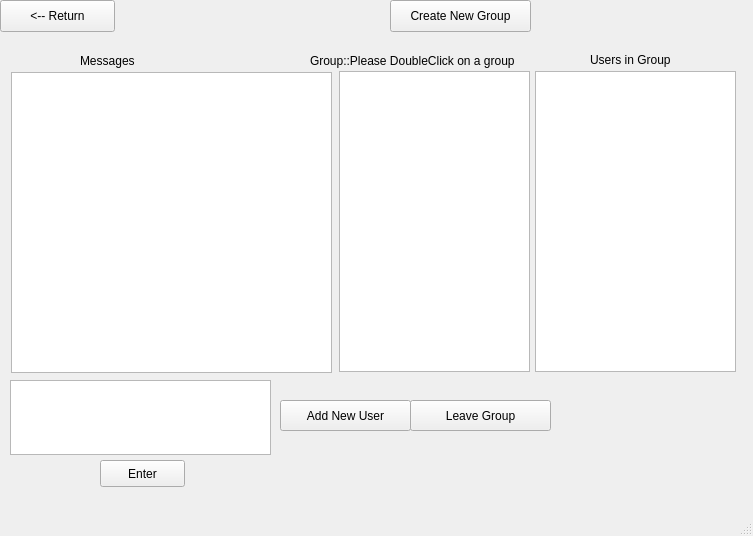
<?xml version="1.0" encoding="UTF-8"?>
<ui version="4.0">
 <class>Messaging</class>
 <widget class="QMainWindow" name="Messaging">
  <property name="geometry">
   <rect>
    <x>0</x>
    <y>0</y>
    <width>753</width>
    <height>536</height>
   </rect>
  </property>
  <property name="windowTitle">
   <string>MainWindow</string>
  </property>
  <widget class="QWidget" name="centralwidget">
   <widget class="QPushButton" name="pushButton">
    <property name="geometry">
     <rect>
      <x>0</x>
      <y>0</y>
      <width>115</width>
      <height>32</height>
     </rect>
    </property>
    <property name="text">
     <string>&lt;-- Return</string>
    </property>
   </widget>
   <widget class="QLabel" name="firstname">
    <property name="geometry">
     <rect>
      <x>80</x>
      <y>50</y>
      <width>71</width>
      <height>21</height>
     </rect>
    </property>
    <property name="text">
     <string>Messages</string>
    </property>
   </widget>
   <widget class="QPushButton" name="pushButton_2">
    <property name="geometry">
     <rect>
      <x>390</x>
      <y>0</y>
      <width>141</width>
      <height>32</height>
     </rect>
    </property>
    <property name="text">
     <string>Create New Group</string>
    </property>
   </widget>
   <widget class="QPushButton" name="DeleteButton">
    <property name="geometry">
     <rect>
      <x>410</x>
      <y>400</y>
      <width>141</width>
      <height>31</height>
     </rect>
    </property>
    <property name="text">
     <string>Leave Group</string>
    </property>
   </widget>
   <widget class="QPushButton" name="AddUserButton">
    <property name="geometry">
     <rect>
      <x>280</x>
      <y>400</y>
      <width>131</width>
      <height>31</height>
     </rect>
    </property>
    <property name="text">
     <string>Add New User</string>
    </property>
   </widget>
   <widget class="QLabel" name="errorBox">
    <property name="geometry">
     <rect>
      <x>280</x>
      <y>450</y>
      <width>261</width>
      <height>16</height>
     </rect>
    </property>
    <property name="text">
     <string/>
    </property>
   </widget>
   <widget class="QTextEdit" name="newMessageEdit">
    <property name="geometry">
     <rect>
      <x>10</x>
      <y>380</y>
      <width>261</width>
      <height>75</height>
     </rect>
    </property>
   </widget>
   <widget class="QLabel" name="firstname_2">
    <property name="geometry">
     <rect>
      <x>310</x>
      <y>50</y>
      <width>241</width>
      <height>21</height>
     </rect>
    </property>
    <property name="text">
     <string>Group::Please DoubleClick on a group</string>
    </property>
   </widget>
   <widget class="QListWidget" name="GrouplistWidget">
    <property name="geometry">
     <rect>
      <x>339</x>
      <y>71</y>
      <width>191</width>
      <height>301</height>
     </rect>
    </property>
    <property name="alternatingRowColors">
     <bool>true</bool>
    </property>
    <property name="selectionRectVisible">
     <bool>false</bool>
    </property>
   </widget>
   <widget class="QTextBrowser" name="pastMessageView">
    <property name="geometry">
     <rect>
      <x>11</x>
      <y>72</y>
      <width>321</width>
      <height>301</height>
     </rect>
    </property>
    <property name="sizeAdjustPolicy">
     <enum>QAbstractScrollArea::AdjustIgnored</enum>
    </property>
   </widget>
   <widget class="QPushButton" name="EnterButton">
    <property name="geometry">
     <rect>
      <x>100</x>
      <y>460</y>
      <width>85</width>
      <height>27</height>
     </rect>
    </property>
    <property name="text">
     <string>Enter</string>
    </property>
   </widget>
   <widget class="QTextBrowser" name="userList">
    <property name="geometry">
     <rect>
      <x>535</x>
      <y>71</y>
      <width>201</width>
      <height>301</height>
     </rect>
    </property>
   </widget>
   <widget class="QLabel" name="label">
    <property name="geometry">
     <rect>
      <x>590</x>
      <y>50</y>
      <width>111</width>
      <height>20</height>
     </rect>
    </property>
    <property name="text">
     <string>Users in Group</string>
    </property>
   </widget>
   <zorder>EnterButton</zorder>
   <zorder>firstname</zorder>
   <zorder>pushButton_2</zorder>
   <zorder>pushButton</zorder>
   <zorder>DeleteButton</zorder>
   <zorder>AddUserButton</zorder>
   <zorder>GrouplistWidget</zorder>
   <zorder>pastMessageView</zorder>
   <zorder>errorBox</zorder>
   <zorder>newMessageEdit</zorder>
   <zorder>firstname_2</zorder>
   <zorder>userList</zorder>
   <zorder>label</zorder>
  </widget>
  <widget class="QMenuBar" name="menubar">
   <property name="geometry">
    <rect>
     <x>0</x>
     <y>0</y>
     <width>753</width>
     <height>21</height>
    </rect>
   </property>
  </widget>
  <widget class="QStatusBar" name="statusbar"/>
 </widget>
 <resources/>
 <connections/>
</ui>
